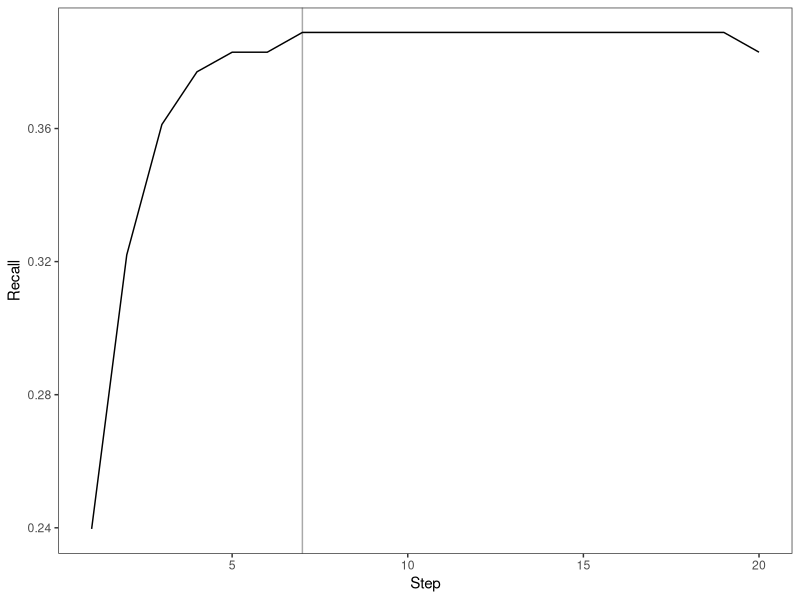
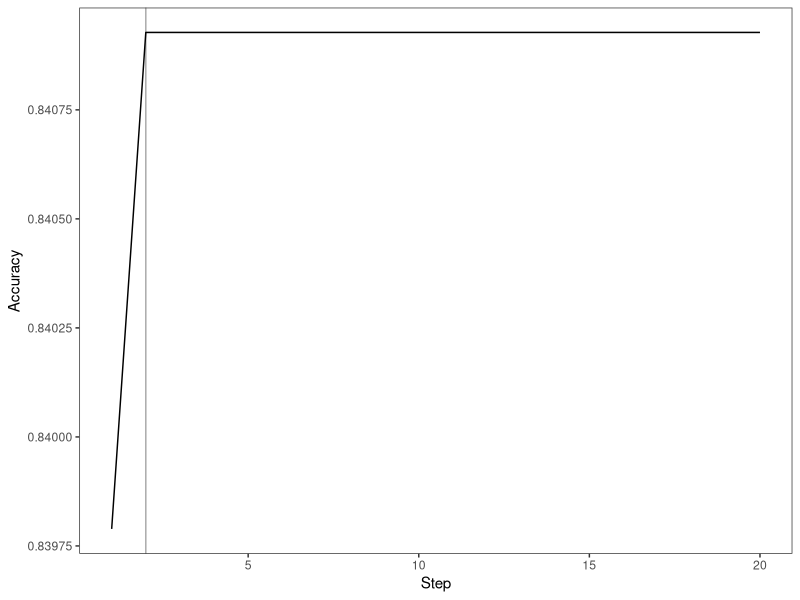

Write R code to recreate these figures, in order.
library(ggplot2)

recall <- c(0.2396622015142691, 0.32201514269073966, 0.361211415259173, 0.37705299941758885, 0.3829353523587653,
            0.3829353523587653, 0.38887594641817125, 0.38887594641817125, 0.38887594641817125, 0.38887594641817125,
            0.38887594641817125, 0.38887594641817125, 0.38887594641817125, 0.38887594641817125, 0.38887594641817125,
            0.38887594641817125, 0.38887594641817125, 0.38887594641817125, 0.38887594641817125, 0.3829353523587653)

accuracy <- c(0.8397890347111492, 0.8409275546352479, 0.8409275546352479, 0.8409275546352479, 0.8409275546352479, 
              0.8409275546352479, 0.8409275546352479, 0.8409275546352479, 0.8409275546352479, 0.8409275546352479,
              0.8409275546352479, 0.8409275546352479, 0.8409275546352479, 0.8409275546352479, 0.8409275546352479,
              0.8409275546352479, 0.8409275546352479, 0.8409275546352479, 0.8409275546352479, 0.8409275546352479)

# find optimal step
sOpt <- which.max(recall) # step count starts with 0

dfRecall <- data.frame(Step = 1:20, Recall = recall)
ggplot() +
  geom_vline(aes(xintercept = sOpt), color = "darkgrey") +
  geom_line(aes(x = Step, y = Recall), dfRecall) +
  theme_bw() +
  theme(panel.grid.major = element_blank(), panel.grid.minor = element_blank())


# find optimal step
sOpt <- which.max(accuracy)  # step count starts with 0

dfAcc <- data.frame(Step = 1:20, Accuracy = accuracy)
ggplot() +
  geom_vline(aes(xintercept = sOpt), color = "darkgrey") +
  geom_line(aes(x = Step, y = Accuracy), dfAcc) +
  theme_bw() +
  theme(panel.grid.major = element_blank(), panel.grid.minor = element_blank())
